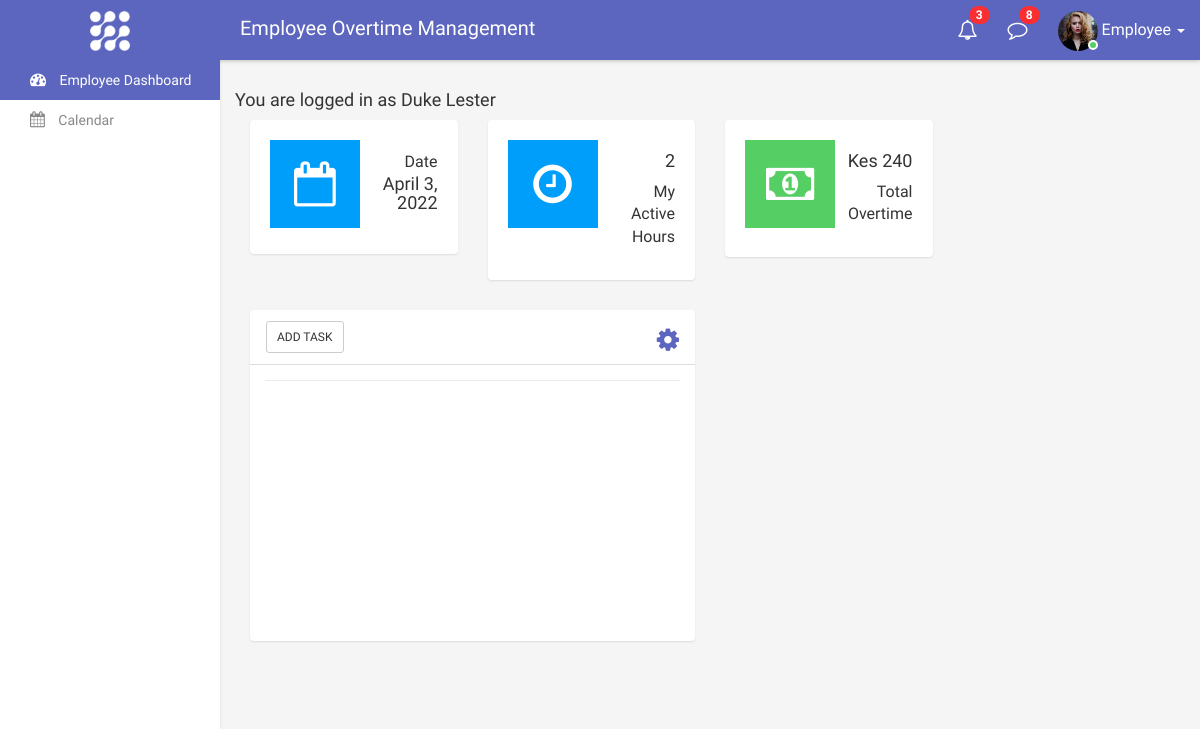
The app's page / (signed in) with its own data.
### overtime/models.py (models this page shows, shortened)
class Employee(models.Model):
    company = models.CharField(max_length=200)
    department =  models.CharField(max_length=180)
    employee = models.OneToOneField(User,related_name="employee", on_delete=models.CASCADE)
    email = models.EmailField(max_length=65, unique=True, verbose_name='email')
    username = models.CharField(max_length=40, unique=True)
    phone = models.CharField(max_length=15, unique=True)
    mobile = models.CharField(max_length=15)
    address = models.CharField(max_length=200, blank=True)
    first_name = models.CharField(max_length=200, blank=True)
    last_name = models.CharField(max_length=200, blank=True)
    employeeReg_Id = models.CharField(max_length=200)
    is_email_verified = models.BooleanField(default=False)
    created_at = models.DateTimeField(auto_now_add=True)
    updated_at = models.DateTimeField(auto_now_add=True)
    def __str__(self):
        return self.first_name + " " + self.last_name
    class Meta:
        verbose_name = "Employee"
        verbose_name_plural = "Employees"

class Overtime(models.Model):
    my_employee = models.ForeignKey(Employee, on_delete=models.CASCADE)
    overtime_date = models.DateField()
    overtime_hours = models.IntegerField()
    description = models.TextField()
    overtime_type = models.CharField(max_length=200)
    overtime_pay = models.DecimalField(max_digits=10, decimal_places=0)
    total = models.DecimalField(max_digits=10, decimal_places=0, blank=True, null=True)
    approved_by = models.ForeignKey(User, on_delete=models.PROTECT)
    created_at = models.DateTimeField(auto_now_add=True)
    class Meta:
        verbose_name = "Over Time"
        verbose_name_plural = "Over Time"

### overtime/views.py (the view, shortened to what this page needs)
# urls.py: path("",homepageView, name="homepage"),
@login_required(login_url='login')
def homepageView(request):
    context = {}
    if not request.user.is_authenticated:
        messages.add_message(
        request, messages.SUCCESS, "Welcome Guest User!")
        return render(request, 'index.html')
    else:
        try:
            context = {}
            emp = Employee.objects.get(employee=request.user)
            print(emp, 'meeeeeeeeeeeeeeeeeee')
            context['first_name'] =emp.first_name
            context['last_name'] =emp.last_name
            my_overtime_hours =  Overtime.objects.get(my_employee=emp)
            context['my_overtime_hours'] = my_overtime_hours.overtime_hours
            my_total_overtime =  Overtime.objects.get(my_employee=emp)
            context['my_total_overtime'] = my_total_overtime.total
            my_day =  Overtime.objects.get(my_employee=emp)
            context['my_day'] = my_day.overtime_date
            approved_by = Overtime.objects.get(my_employee=emp)
            context['approved_by'] = my_day.approved_by
            return render(request, 'index.html', context)
        except:
            return render(request, 'index.html', context)

### templates/index.html (shortened to what this page needs)
{% extends "base.html" %}
{% block content %}
{% load static %}
<body>
        <div class="page-wrapper">
            <div class="content container-fluid">
                <div class="row">
                    {% if request.user.is_hr %}
                    <div class="col-md-6 col-sm-6 col-lg-3">
                        <div class="dash-widget dash-widget5">
                            <span class="dash-widget-icon bg-info"><i class="fa fa-user-o" aria-hidden="true"></i></span>
                            <div class="dash-widget-info">
                                <h4>{{employees}}</h4>
                                <span>Employees</span>
                            </div>
                        </div>
                    </div>
                    <div class="col-md-6 col-sm-6 col-lg-3">
                        <div class="dash-widget dash-widget5">
                            <span class="dash-widget-icon bg-success"><i class="fa fa-money" aria-hidden="true"></i></span>
                            <div class="dash-widget-info">
                                <h4>Kes {{total_overtime}}</h4>
                                <span>Total Overtime</span>
                            </div>
                        </div>
                    </div>
                    <div class="col-md-6 col-sm-6 col-lg-3">
                        <div class="dash-widget dash-widget5">
                            <span class="dash-widget-icon bg-info"><i class="fa fa-clock-o" aria-hidden="true"></i></span>
                            <div class="dash-widget-info">
                                <h4>{{overtime_hours}}</h4>
                                <span>Total Hours</span>
                            </div>
                        </div>
                    </div>
                    {% else %}
                    <h4>You are logged in as {{first_name | title}} {{last_name | title}} </h4>
                    <div class="col-md-6 col-sm-6 col-lg-3">
                        <div class="dash-widget dash-widget5">
                            <span class="dash-widget-icon bg-info"><i class="fa fa-calendar-o" aria-hidden="true"></i></span>
                            <div class="dash-widget-info">
                                <span>Date</span>
                                <h4>{{my_day}}</h4>
                            </div>
                        </div>
                    </div>
                    <div class="col-md-6 col-sm-6 col-lg-3">
                        <div class="dash-widget dash-widget5">
                            <span class="dash-widget-icon bg-info"><i class="fa fa-clock-o" aria-hidden="true"></i></span>
                            <div class="dash-widget-info">
                                <h4>{{my_overtime_hours}}</h4>
                                <span>My Active Hours</span>
                            </div>
                        </div>
                    </div>
                    <div class="col-md-6 col-sm-6 col-lg-3">
                        <div class="dash-widget dash-widget5">
                            <span class="dash-widget-icon bg-success"><i class="fa fa-money" aria-hidden="true"></i></span>
                            <div class="dash-widget-info">
                                <h4>Kes {{my_total_overtime}}</h4>
                                <span>Total Overtime</span>
                            </div>
                        </div>
                    </div>
                    {% endif %}
                </div>
                <div class="row">
                    <div class="col-sm-6">
                        <div class="panel task-panel">
                            <div class="panel-heading">
                                <div class="navbar">
                                    <div class="pull-left">
                                        <div class="add-task-btn-wrapper">
                                            <span class="add-task-btn btn btn-default btn-xs">
													Add Task
												</span>
                                        </div>
                                    </div>
                                    <ul class="nav navbar-nav pull-right custom-menu">
                                        <li class="dropdown">
                                            <a href="" class="dropdown-toggle" data-toggle="dropdown" aria-expanded="false"><i class="fa fa-cog"></i></a>
                                        </li>
                                    </ul>
                                </div>
                            </div>
                            <div class="panel-body">
                                <div class="task-wrapper">
                                    <div class="task-list-container">
                                        <div class="task-list-body">
                                            <ul id="task-list">
                                            </ul>
                                        </div>
                                    </div>
                                </div>
                            </div>
                        </div>
                    </div>
    {% endblock %}

### records on screen
Employee: first_name "Duke", last_name "Lester"
Overtime: overtime_date "April 3, 2022", total "240"

### other values on screen
{{ my_overtime_hours }} "2"
